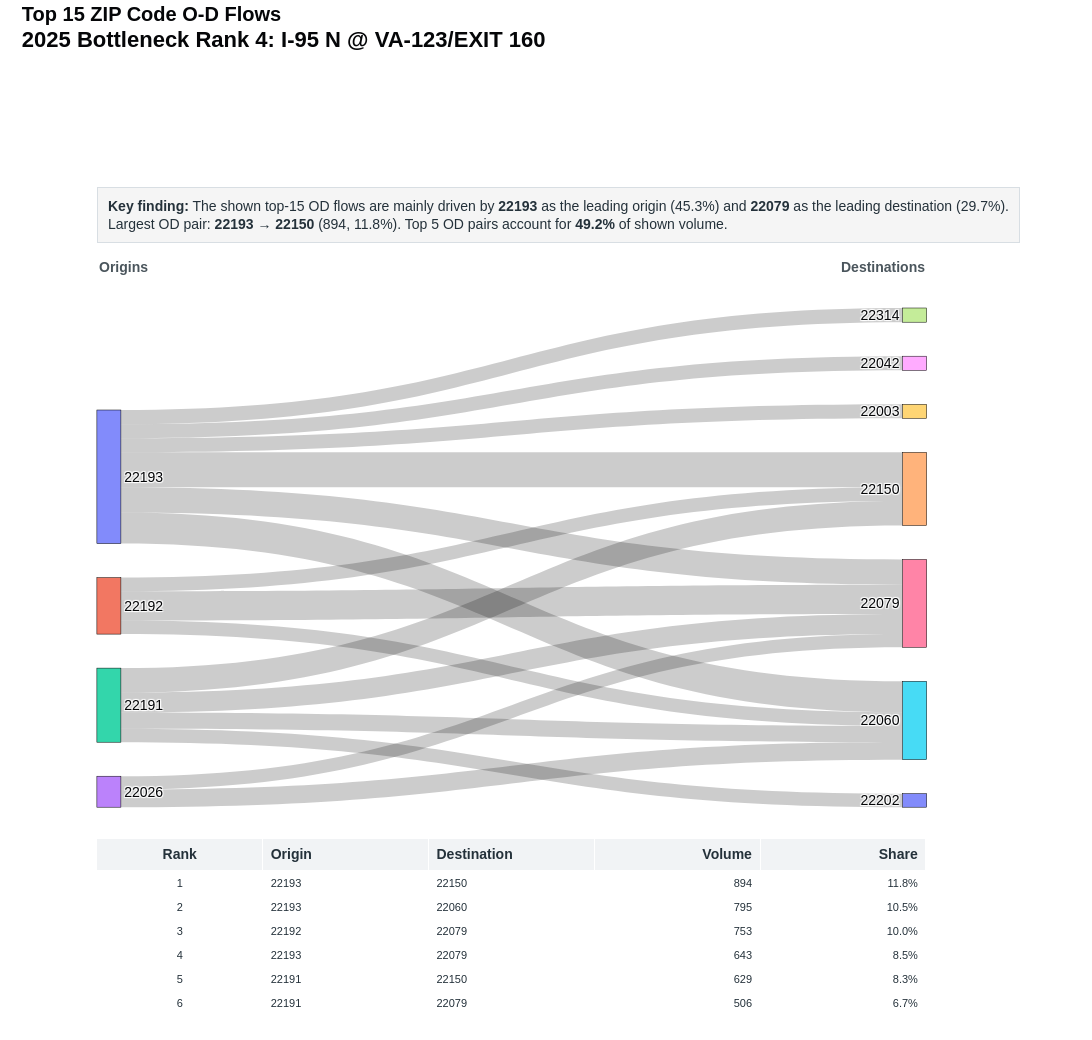

Notebook cell for this chart:
### Code cell
zip_sankey

### Figure 1 — Plotly figure (JSON) as saved in the notebook; plotly's stock layout.template omitted (floating-point values rounded to 4 significant figures)
{"data": [{"arrangement": "snap", "domain": {"x": [0.04, 0.94], "y": [0.26, 0.9]}, "link": {"customdata": [[1, "22193", "22150", 894, 0.1185], [2, "22193", "22060", 795, 0.1054], [3, "22192", "22079", 753, 0.0998], [4, "22193", "22079", 643, 0.08522], [5, "22191", "22150", 629, 0.08337], [6, "22191", "22079", 506, 0.06706], [7, "22026", "22060", 450, 0.05964], [8, "22191", "22060", 413, 0.05474], [9, "22193", "22314", 363, 0.04811], [10, "22193", "22042", 362, 0.04798], [11, "22193", "22003", 358, 0.04745], [12, "22191", "22202", 346, 0.04586], [13, "22192", "22150", 346, 0.04586], [14, "22192", "22060", 345, 0.04573], [15, "22026", "22079", 342, 0.04533]], "hovertemplate": "<b>OD Pair Rank %{customdata[0]}</b><br>%{customdata[1]} → %{customdata[2]}<br>Volume: %{customdata[3]:,.0f}<br>Share of shown top-15 volume: %{customdata[4]:.1%}<extra></extra>", "source": [0, 0, 1, 0, 2, 2, 3, 2, 0, 0, 0, 2, 1, 1, 3], "target": [4, 5, 6, 6, 4, 6, 5, 5, 7, 8, 9, 10, 4, 5, 6], "value": [894.0, 795.0, 753.0, 643.0, 629.0, 506.0, 450.0, 413.0, 363.0, 362.0, 358.0, 346.0, 346.0, 345.0, 342.0]}, "node": {"hovertemplate": "<b>%{label}</b><br>Total shown OD volume: %{value:,.0f}<extra></extra>", "label": ["22193", "22192", "22191", "22026", "22150", "22060", "22079", "22314", "22042", "22003", "22202"], "line": {"color": "black", "width": 0.5}, "pad": 34, "thickness": 24}, "type": "sankey"}, {"cells": {"align": ["center", "left", "left", "right", "right"], "fill": {"color": "white"}, "font": {"color": "#24313A", "size": 11}, "height": 24, "values": [[1, 2, 3, 4, 5, 6, 7, 8, 9, 10, 11, 12, 13, 14, 15], ["22193", "22193", "22192", "22193", "22191", "22191", "22026", "22191", "22193", "22193", "22193", "22191", "22192", "22192", "22026"], ["22150", "22060", "22079", "22079", "22150", "22079", "22060", "22060", "22314", "22042", "22003", "22202", "22150", "22060", "22079"], ["894", "795", "753", "643", "629", "506", "450", "413", "363", "362", "358", "346", "346", "345", "342"], ["11.8%", "10.5%", "10.0%", "8.5%", "8.3%", "6.7%", "6.0%", "5.5%", "4.8%", "4.8%", "4.7%", "4.6%", "4.6%", "4.6%", "4.5%"]]}, "domain": {"x": [0.04, 0.94], "y": [0, 0.22]}, "header": {"align": ["center", "left", "left", "right", "right"], "fill": {"color": "#F1F3F5"}, "font": {"color": "#24313A", "size": 14}, "height": 26, "values": ["<b>Rank</b>", "<b>Origin</b>", "<b>Destination</b>", "<b>Volume</b>", "<b>Share</b>"]}, "type": "table"}], "layout": {"annotations": [{"align": "left", "bgcolor": "rgba(245,245,245,0.98)", "bordercolor": "#D8DEE3", "borderpad": 10, "borderwidth": 1, "font": {"color": "#24313A", "size": 14}, "showarrow": false, "text": "<b>Key finding:</b> The shown top-15 OD flows are mainly driven by <b>22193</b> as the leading origin (45.3%) and <b>22079</b> as the leading destination (29.7%).<br>Largest OD pair: <b>22193 → 22150</b> (894, 11.8%). Top 5 OD pairs account for <b>49.2%</b> of shown volume.", "x": 0.04, "xref": "paper", "y": 1.055, "yref": "paper"}, {"align": "left", "font": {"color": "#4A555C", "size": 14}, "showarrow": false, "text": "<b>Origins</b>", "x": 0.04, "xref": "paper", "y": 0.965, "yref": "paper"}, {"align": "right", "font": {"color": "#4A555C", "size": 14}, "showarrow": false, "text": "<b>Destinations</b>", "x": 0.94, "xref": "paper", "y": 0.965, "yref": "paper"}], "font": {"color": "#050608", "family": "Arial", "size": 14}, "height": 1040, "margin": {"b": 30, "l": 60, "r": 110, "t": 230}, "paper_bgcolor": "white", "plot_bgcolor": "white", "title": {"text": "<b>Top 15 ZIP Code O-D Flows</b><br><span style='font-size:22px'><b>2025 Bottleneck Rank 4: I-95 N @ VA-123/EXIT 160</b></span>", "x": 0.02, "xanchor": "left", "y": 0.98, "yanchor": "top"}, "width": 1250}}
